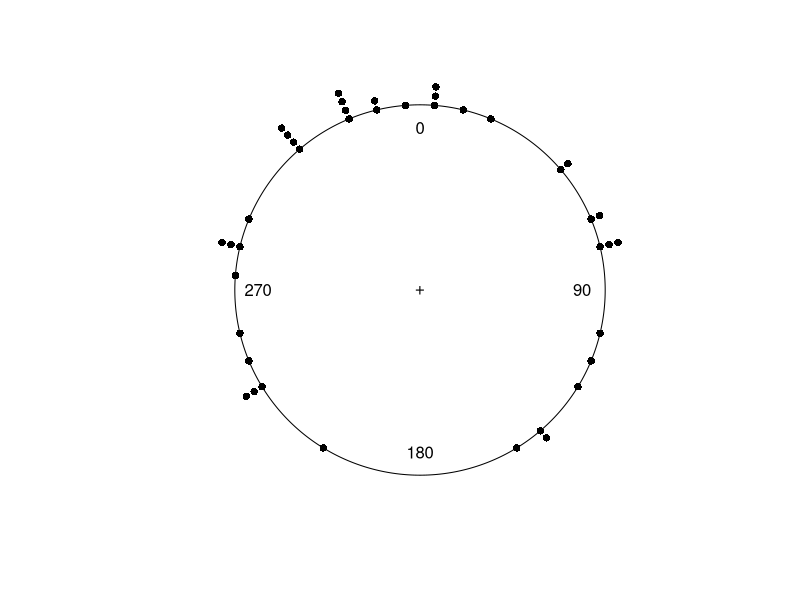
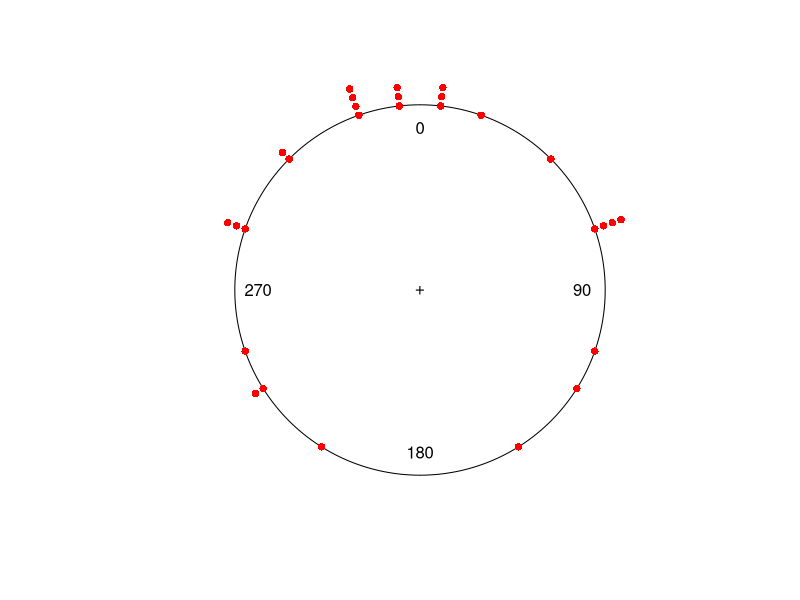
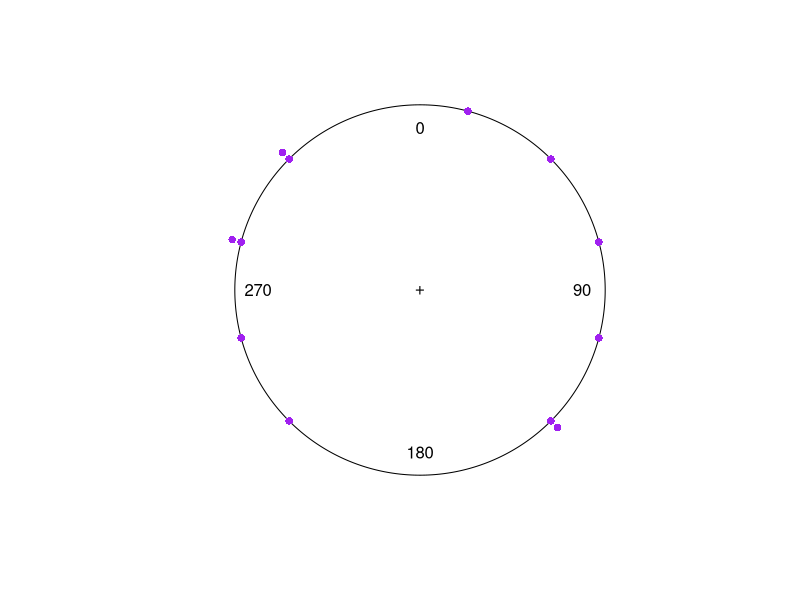
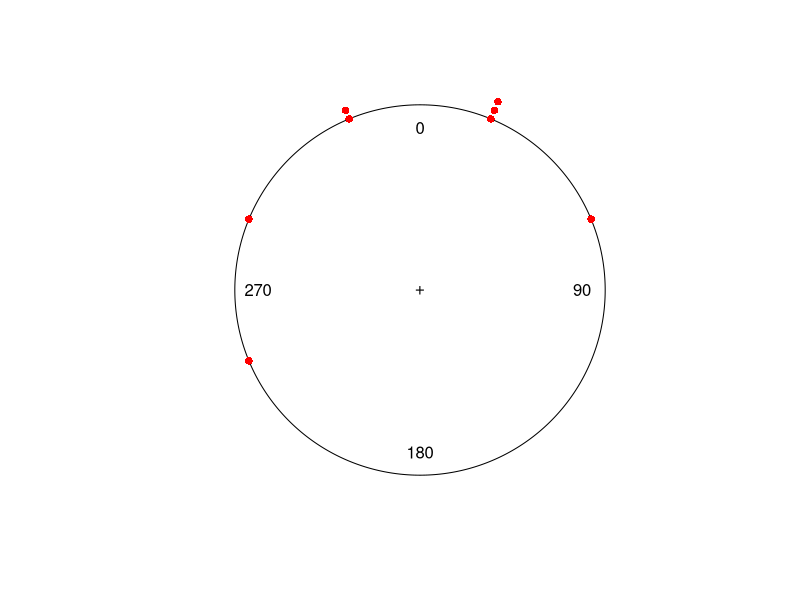
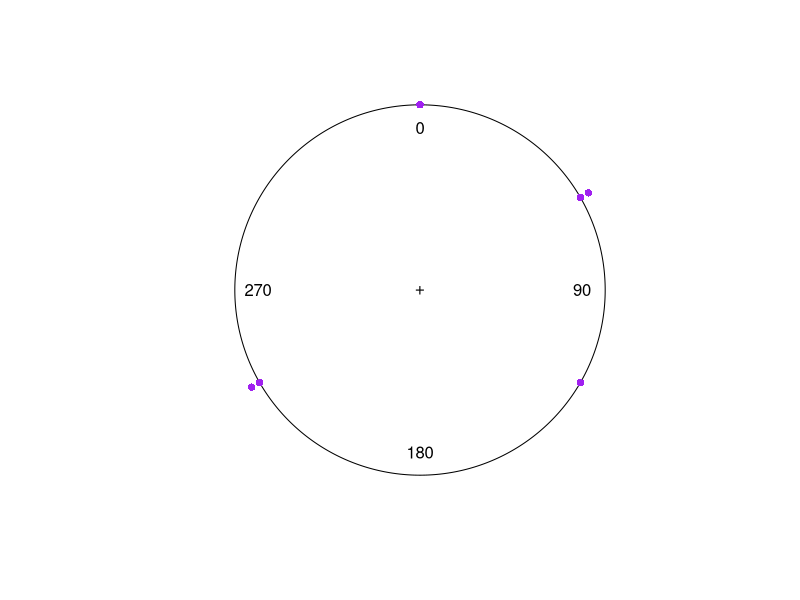
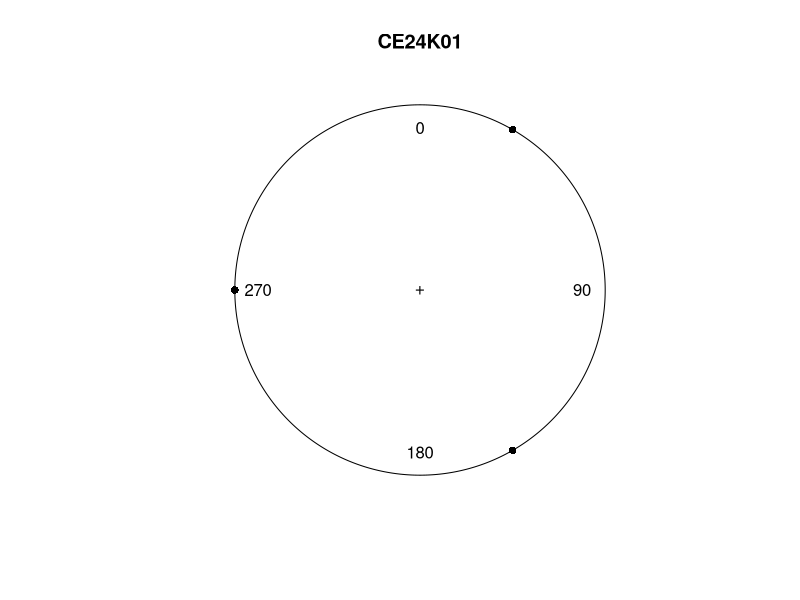

Source code (R) for these figures, in order: (Note: this script raises an error after producing the figures.)
library(circular)

## load data
angles <- read.csv("./input/female_head_angle_24062023.csv")

## when working with bchu
temp <- subset(angles,angles$t_relative_z>-0.49)
angles <- subset(temp,temp$t_relative_z<0)

## when working with rthu
temp <- subset(angles,angles$t_relative_z>-0.24)
angles <- subset(temp,temp$t_relative_z<0)

## convert mean angle to circular
angles$X360angle <- ifelse(angles$theta<0,angles$theta+360,angles$theta)
angles$circ <- as.circular(angles$X360angle,type=c("angles"),units=c("degrees"),zero=pi/2,rotation=c("clock"))

## subset dive data and subspecies
angles$ind_dive <- paste(angles$ind,angles$dive,sep="_")
dive <- aggregate(circ ~ ind_dive+ind+dive+taxon, angles, FUN=median.circular)
plot.circular(dive$circ, pch=16, cex=1, stack=TRUE,sep=0.05,shrink=1)
rthu_dive <- subset(dive,taxon=="RBHU")
bchu_dive <- subset(dive,taxon=="BCHU")
plot.circular(rthu_dive$circ, pch=16, cex=1, stack=TRUE,sep=0.05,shrink=1,col="red")
plot.circular(bchu_dive$circ, pch=16, cex=1, stack=TRUE,sep=0.05,shrink=1,col="purple")

## summarize by individual
ind <- aggregate(circ ~ ind +taxon, dive, FUN=mean.circular)
rthu_ind <- subset(ind,taxon=="RBHU")
bchu_ind <- subset(ind,taxon=="BCHU")
plot.circular(rthu_ind$circ, pch=16, cex=1, stack=TRUE,sep=0.05,shrink=1,col="red")
plot.circular(bchu_ind$circ, pch=16, cex=1, stack=TRUE,sep=0.05,shrink=1,col="purple")

## check if consistent by individual
inds <- unique(dive$ind)

output<-NA

for (i in 1:length(inds)){
  
  dat.i <- subset(dive,ind==inds[i])
  n_dives <- nrow(dat.i)
  plot.circular(dat.i$circ, pch=16, cex=1, stack=TRUE,sep=0.05,shrink=1,main=inds[i])
  mean.i <- mean.circular(dat.i$circ)
  ray_value_general <- rayleigh.test(dat.i$circ)[1]
  p_val_general <- rayleigh.test(dat.i$circ)[2]
  output.i <- cbind(inds[i],n_dives,mean.i,ray_value_general,p_val_general,p_val_zero,dat.i[1,4])
  output <- rbind(output,output.i)

}

output <- as.data.frame(output)
output <- output[-1,]

## rayleigh test on all dives or after averaging dives for each individual
rayleigh.test(rthu_dive$circ)
rayleigh.test(bchu_dive$circ)
rayleigh.test(rthu_ind$circ)
rayleigh.test(bchu_ind$circ)

## plot
plot(rthu_dive$circ, stack=TRUE,sep=0.05,shrink=1)
rose.diag(rthu_dive$circ,bins=18,add=T)
plot(bchu_dive$circ,  stack=TRUE,sep=0.05,shrink=1)
rose.diag(bchu_dive$circ,bins=18,add=T)

plot(rthu_ind$circ, stack=TRUE,sep=0.05,shrink=1)
rose.diag(rthu_ind$circ,bins=18,add=T)
plot(bchu_ind$circ,  stack=TRUE,sep=0.05,shrink=1)
rose.diag(bchu_ind$circ,bins=18,add=T)
